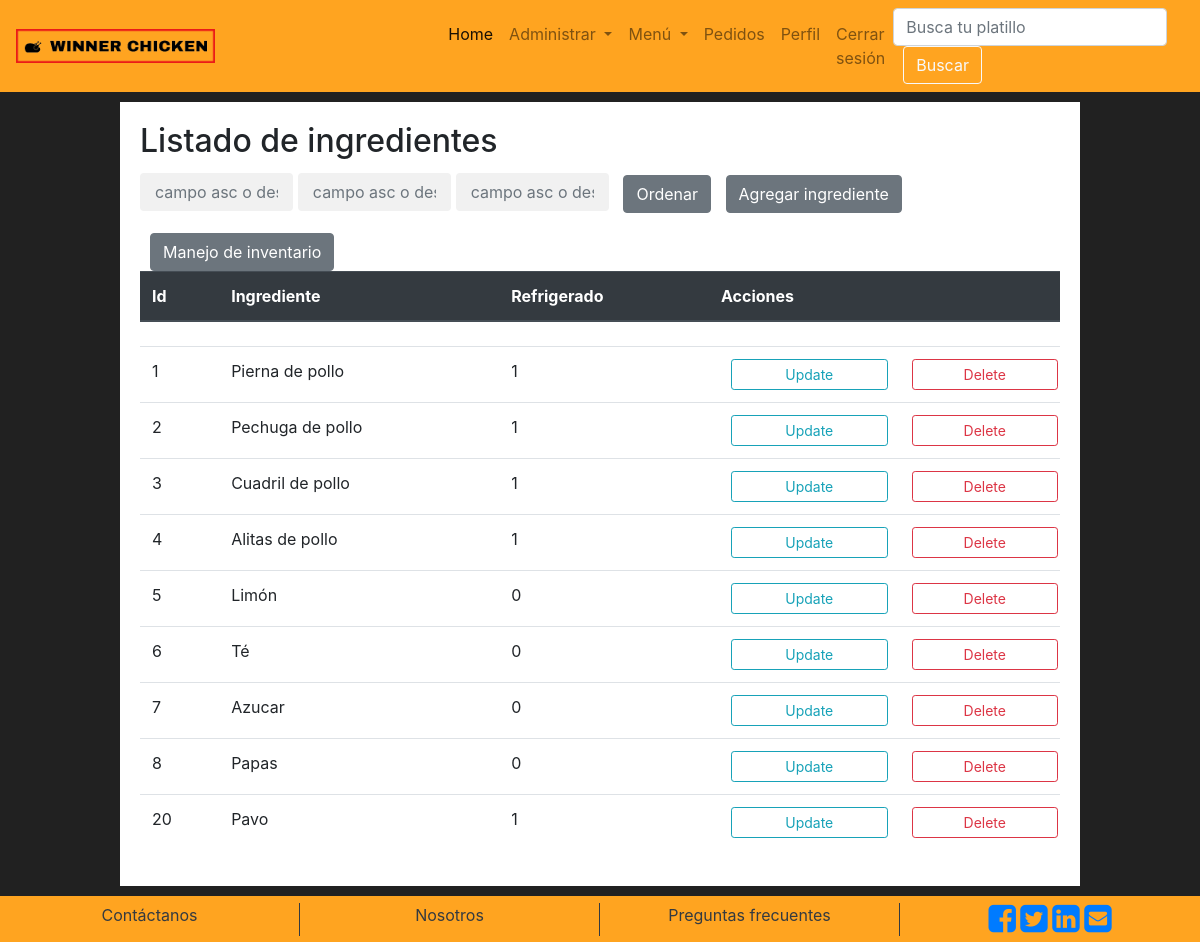
The app's page /CRUD_ingredientes.php (signed in) with its own data.
### tables this page shows
CREATE TABLE `ingredientes` (
  `id_ingredientes` int(11) NOT NULL,
  `nombre` varchar(50) NOT NULL,
  `refrigerado` int(11) NOT NULL
);

### CRUD_ingredientes.php (the view, shortened to what this page needs)
<!DOCTYPE html>
<html lang="en">
<head>
    <link rel="stylesheet" href="https://stackpath.bootstrapcdn.com/bootstrap/4.4.1/css/bootstrap.min.css">
    <link rel="stylesheet" href="https://cdnjs.cloudflare.com/ajax/libs/font-awesome/4.7.0/css/font-awesome.min.css">
    <link rel="stylesheet" href="css/main.css">
</head>
<body>
<?php
          include "header.php"
            ?>
  <div >
    <div class="register">
    <div class="">
    <h2 class="padd2">Listado de ingredientes</h2>
          <form class="padd2" action="CRUD_ingredientes.php" method="post">
            <input class="form-control col-2" type="text" name="1" placeholder="campo asc o desc">
            <input class="form-control col-2" type="text" name="2" placeholder="campo asc o desc">
            <input class="form-control col-2" type="text" name="3" placeholder="campo asc o desc">
            <input type="submit" class="btn btn-secondary" name="Buscar" value="Ordenar">
            <a class="btn btn-secondary input" href="agregarI.php"> Agregar ingrediente</a>
            <a class="btn btn-secondary input" href="inventario.php"> Manejo de inventario</a>
          </form>
      </div>
      <table class="table">
          <thead class="thead-dark">
            <tr>
              <th >Id</th>
              <th >Ingrediente</th>
              <th >Refrigerado</th>
              <th COLSPAN="2"> Acciones</th>
            </tr>
          </thead>
          <tbody>
              <th scope="row">
              </th>
              <?php
                  include "php/conexion.php";
                  if(isset($_POST['1'])){
                    $uno=$_POST['1'];
                    $dos=$_POST['2'];
                    $tres=$_POST['3'];
                   if(empty($_POST['1'])){
                    $uno=null;
                   }
                   if(empty($_POST['2'])){
                    $dos=null;
                  }
                  if(empty($_POST['3'])){
                    $tres=null;
                  }
                  $stmt = $pdo->prepare('call restaurante.dinamico(:uno,:dos,:tres);');
                  $stmt->execute(array(
                    ':uno'=>$uno,
                    ':dos'=>$dos,
                    ':tres'=>$tres
                  ));
                  }else{
                  $stmt = $pdo->prepare('SELECT * FROM restaurante.ingredientes');
                  $stmt->execute();
                };
                $resultado=$stmt->fetchAll();
                  foreach($resultado as $fila):?>
              <tr>
              <td><?php echo $fila['id_ingredientes'];?></td>
              <td><?php echo $fila['nombre'];?></td>
              <td><?php echo $fila['refrigerado'];?></td>
              <td><a href="updateI.php?id=<?php echo $fila['id_ingredientes']; ?>"  class="btn btn-block btn-sm btn-outline-info" >Update</a></td>
					    <td><a href="delete.php?id=<?php echo $fila['id_ingredientes']; ?>" class="btn btn-block btn-sm btn-outline-danger">Delete</a></td>
            </tr>
            <?php endforeach ?>
          </tbody>
        </table>
    </div>
  </div>
<?php
          include "footer.php"
            ?>
</body>
</html>

### header.php (shortened to what this page needs)
<nav class="navbar navbar-expand-lg navbar-light bg-background">
      <div class="logo">
      <a href="#"> <img class="img-logo" src="img/logo_small.png" alt=""></a>
    </div>
      <div class="collapse navbar-collapse" id="navbarSupportedContent">
        <ul class="navbar-nav mr-auto">
          <li class="nav-item active">
            <a class="nav-link" href="home.php">Home <span class="sr-only">(current)</span></a>
          </li>
          <?php
              if(isset($_SESSION['rol'])){
              if($_SESSION['rol']!=2)
              {
            ?>
          <li class="nav-item dropdown">
            <a class="nav-link dropdown-toggle" href="#" id="navbarDropdown" role="button" data-toggle="dropdown" aria-haspopup="true" aria-expanded="false">
              Administrar
            </a>
            <?php
                };
              };
            ?>
          </li>
          <li class="nav-item dropdown">
            <a class="nav-link dropdown-toggle" href="#" id="navbarDropdown" role="button" data-toggle="dropdown" aria-haspopup="true" aria-expanded="false">
              Menú
            </a>
          </li>
          <?php
              if(isset($_SESSION['rol'])){
            ?>
          <li class="nav-item">
            <a class="nav-link " href="pedido.php">Pedidos</a>
          </li>
          <li class="nav-item">
            <a class="nav-link " href="perfil.php">Perfil</a>
          </li>
          <li class="nav-item">
            <a class="nav-link " href="cerrar_sesion.php">Cerrar sesión</a>
          </li>
          <?php
            };
          ?>
        </ul>
        <form method="post" action="busqueda.php" class="form-inline my-2 my-lg-0">
          <input class="form-control mr-sm-2" type="search" placeholder="Busca tu platillo" name="buscar" >
          <button class="btn btn-outline-light my-2 my-sm-0" type="submit" name="update">Buscar</button>
        </form>
      </div>
    </nav>

### footer.php
<footer class="container-fluid text-center bg-background footer">
      <div class="row text-center">
          <div class="col-md-3 border-dark border-right">
            <a class=" text-dark" href="contactanos.php">Contáctanos</a>
          </div>
          <div class="col-md-3 border-dark border-right">
            <a class=" text-dark" href="http://localhost:3000/#action/3.3">Nosotros</a>
          </div>
          <div class="col-md-3 border-dark border-right ">
              <a class="text-dark" href="preguntasFrecuentes.php"> Preguntas frecuentes</a>
          </div>
        <div class="col-md-3">
          <div>
            <a href="#" id="share-fb" class="sharer button"><i class="fa fa-2x fa-facebook-square"></i></a>
            <a href="#" id="share-tw" class="sharer button"><i class="fa fa-2x fa-twitter-square"></i></a>
            <a href="#" id="share-li" class="sharer button"><i class="fa fa-2x fa-linkedin-square"></i></a>
            <a href="#" id="share-em" class="sharer button"><i class="fa fa-2x fa-envelope-square"></i></a>
          </div>
        </div>
      </div>
    </footer>

### css/main.css (style rules this page uses)
footer { padding: 0.4rem; }
.register { background-color: white; padding: 20px; margin: 10px; }
input[type=text], input[type=password] { width: 100%; padding: 15px; margin: 5px 0 22px 0; display: inline-block; border: none; background: #f1f1f1; }
.btn { margin-left: 10px; }
.register { width: 80%; margin: 0 auto; margin-top: 10px; margin-bottom: 10px; }
.bg-background { background-color: #ffa420; }
body { background-color: #212121; }
.img-logo { width: 47%; }
.logo { padding-right: 0px; }

### records on screen
ingredientes: id_ingredientes "1", nombre "Pierna de pollo", refrigerado "1"
ingredientes: id_ingredientes "2", nombre "Pechuga de pollo", refrigerado "1"
ingredientes: id_ingredientes "3", nombre "Cuadril de pollo", refrigerado "1"
ingredientes: id_ingredientes "4", nombre "Alitas de pollo", refrigerado "1"
ingredientes: id_ingredientes "5", nombre "Limón", refrigerado "0"
ingredientes: id_ingredientes "6", nombre "Té", refrigerado "0"
ingredientes: id_ingredientes "7", nombre "Azucar", refrigerado "0"
ingredientes: id_ingredientes "8", nombre "Papas", refrigerado "0"
ingredientes: id_ingredientes "20", nombre "Pavo", refrigerado "1"
